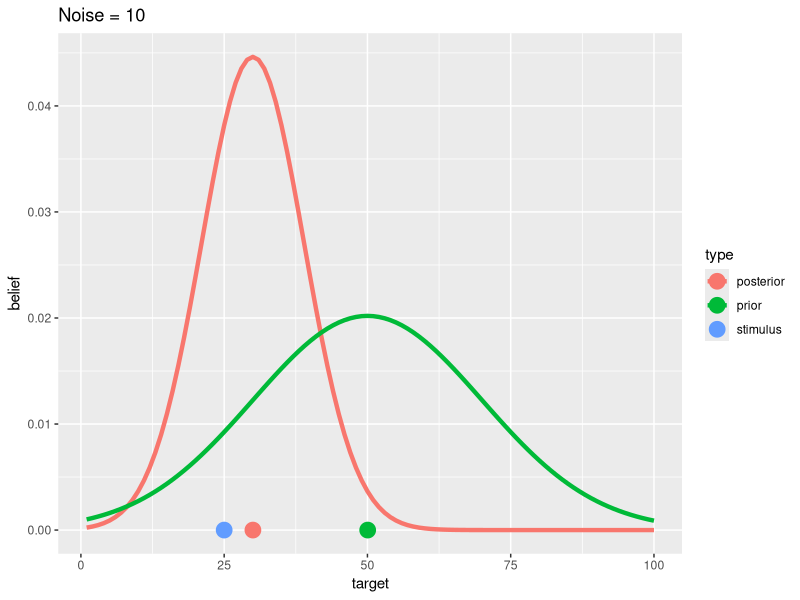

The R script that drew this image:
# load packages
library(tidyverse)
library(here)

# parameters 
target <- 1:100
category_mean <- 50
category_sd <- 20
stimulus <- 25
noise <- 10

# prior
get_prior <- function(t, mu, sig) {
  pr <- dnorm(t, mean = mu, sd = sig) # normal probability
  pr <- pr / sum(pr)                  # make it sum to 1
  return(pr)
}

# likelihood
get_likelihood <- function(s, t, noise) {
  lik <- dnorm(s, mean = t, sd = noise) # normal probability
  return(lik) 
}

# normalisation function
normalise <- function(prob) {
  return( prob / sum(prob) )
} 

# posterior
get_posterior <- function(stimulus, target, noise, catmean, catsd) {
  
  # priors and likelihoods
  prior <- get_prior(target, catmean, catsd) 
  likelihood <- get_likelihood(stimulus, target, noise)
  
  # posterior
  posterior <- (prior * likelihood) %>% normalise()
  
  # organise everything into a tibble!
  out <- tibble(stimulus, target, prior, posterior, noise, catmean, catsd)
  
  return(out)
}


# a fancy-pants plotting function
plot_beliefs <- function(belief) {
  
  belief_long <- belief %>% 
    gather(key = "type", value = "belief", prior, posterior)
  
  belief_summaries <- belief %>% 
    summarise(
      prior = sum(prior * target),
      posterior = sum(posterior * target),
      stimulus = mean(stimulus)
    ) %>% 
    gather(key = "type", value = "location", prior, posterior, stimulus)
  
  pic <- belief_long %>% 
    ggplot(aes(x = target, y = belief, colour = type)) + 
    geom_line(lwd = 1.5) + 
    geom_point(
      data = belief_summaries, 
      mapping = aes(x = location, y = 0, colour = type),
      size = 5
      ) + 
    ggtitle(paste("Noise =", belief$noise[1]))
  
  plot(pic)
}


# calculate postrior beliefs
belief <- get_posterior(
  stimulus, target, noise, category_mean, category_sd
)

# plot them
plot_beliefs(belief)



